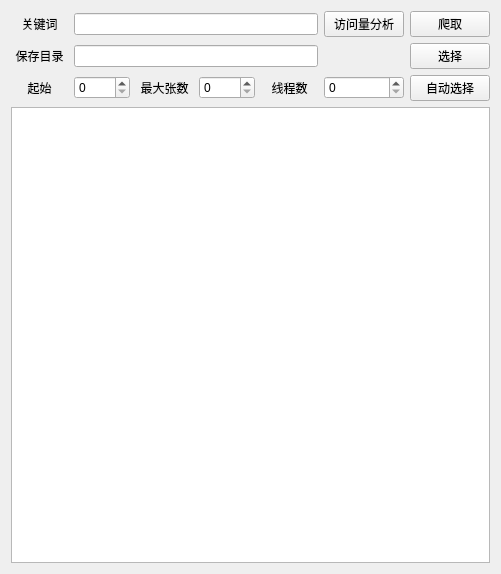
<?xml version="1.0" encoding="UTF-8"?>
<ui version="4.0">
 <class>Form</class>
 <widget class="QWidget" name="Form">
  <property name="geometry">
   <rect>
    <x>0</x>
    <y>0</y>
    <width>501</width>
    <height>574</height>
   </rect>
  </property>
  <property name="windowTitle">
   <string>百度图片爬虫</string>
  </property>
  <layout class="QGridLayout" name="gridLayout">
   <item row="2" column="3">
    <widget class="QSpinBox" name="spin_max"/>
   </item>
   <item row="2" column="4">
    <widget class="QLabel" name="label_jobs">
     <property name="text">
      <string>线程数</string>
     </property>
     <property name="alignment">
      <set>Qt::AlignCenter</set>
     </property>
    </widget>
   </item>
   <item row="2" column="6">
    <widget class="QPushButton" name="bt_auto_j">
     <property name="text">
      <string>自动选择</string>
     </property>
    </widget>
   </item>
   <item row="1" column="1" colspan="4">
    <widget class="QLineEdit" name="edit_dir"/>
   </item>
   <item row="0" column="6">
    <widget class="QPushButton" name="bt_crawl">
     <property name="text">
      <string>爬取</string>
     </property>
    </widget>
   </item>
   <item row="2" column="5">
    <widget class="QSpinBox" name="spin_jobs"/>
   </item>
   <item row="0" column="1" colspan="4">
    <widget class="QLineEdit" name="edit_key"/>
   </item>
   <item row="1" column="0">
    <widget class="QLabel" name="label_dir">
     <property name="text">
      <string>保存目录</string>
     </property>
     <property name="alignment">
      <set>Qt::AlignCenter</set>
     </property>
    </widget>
   </item>
   <item row="3" column="0" colspan="7">
    <widget class="QTextEdit" name="textEdit"/>
   </item>
   <item row="0" column="0">
    <widget class="QLabel" name="label_key">
     <property name="text">
      <string>关键词</string>
     </property>
     <property name="alignment">
      <set>Qt::AlignCenter</set>
     </property>
     <property name="wordWrap">
      <bool>false</bool>
     </property>
     <property name="openExternalLinks">
      <bool>false</bool>
     </property>
    </widget>
   </item>
   <item row="2" column="2">
    <widget class="QLabel" name="label_max">
     <property name="text">
      <string>最大张数</string>
     </property>
     <property name="alignment">
      <set>Qt::AlignCenter</set>
     </property>
    </widget>
   </item>
   <item row="1" column="6">
    <widget class="QPushButton" name="bt_select">
     <property name="text">
      <string>选择</string>
     </property>
    </widget>
   </item>
   <item row="2" column="0">
    <widget class="QLabel" name="label_start">
     <property name="text">
      <string>起始</string>
     </property>
     <property name="alignment">
      <set>Qt::AlignCenter</set>
     </property>
    </widget>
   </item>
   <item row="2" column="1">
    <widget class="QSpinBox" name="spin_start"/>
   </item>
   <item row="0" column="5">
    <widget class="QPushButton" name="pushButton">
     <property name="text">
      <string>访问量分析</string>
     </property>
    </widget>
   </item>
  </layout>
 </widget>
 <resources/>
 <connections/>
</ui>
